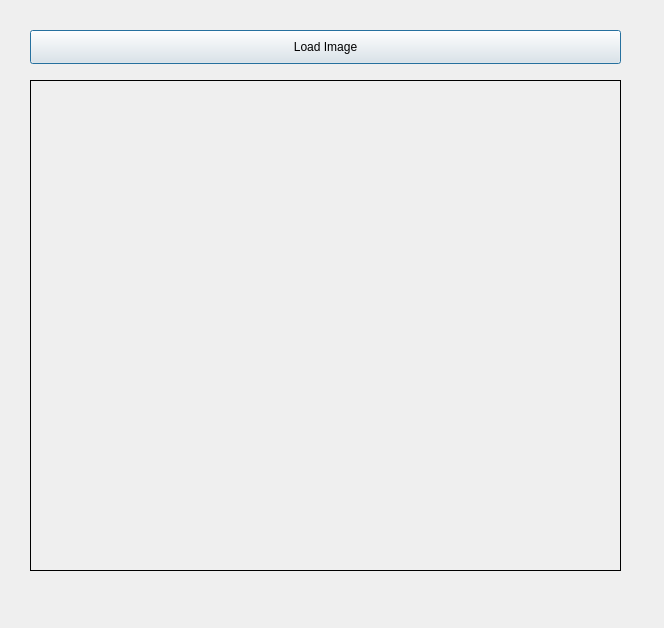
<?xml version="1.0" encoding="UTF-8"?>
<ui version="4.0">
 <class>Dialog</class>
 <widget class="QDialog" name="Dialog">
  <property name="geometry">
   <rect>
    <x>0</x>
    <y>0</y>
    <width>664</width>
    <height>628</height>
   </rect>
  </property>
  <property name="windowTitle">
   <string>Dialog</string>
  </property>
  <widget class="QPushButton" name="loadButton">
   <property name="geometry">
    <rect>
     <x>30</x>
     <y>30</y>
     <width>591</width>
     <height>34</height>
    </rect>
   </property>
   <property name="text">
    <string>Load Image</string>
   </property>
  </widget>
  <widget class="QLabel" name="imgLabel">
   <property name="geometry">
    <rect>
     <x>30</x>
     <y>80</y>
     <width>591</width>
     <height>491</height>
    </rect>
   </property>
   <property name="frameShape">
    <enum>QFrame::Box</enum>
   </property>
   <property name="text">
    <string/>
   </property>
  </widget>
 </widget>
 <resources/>
 <connections/>
</ui>
